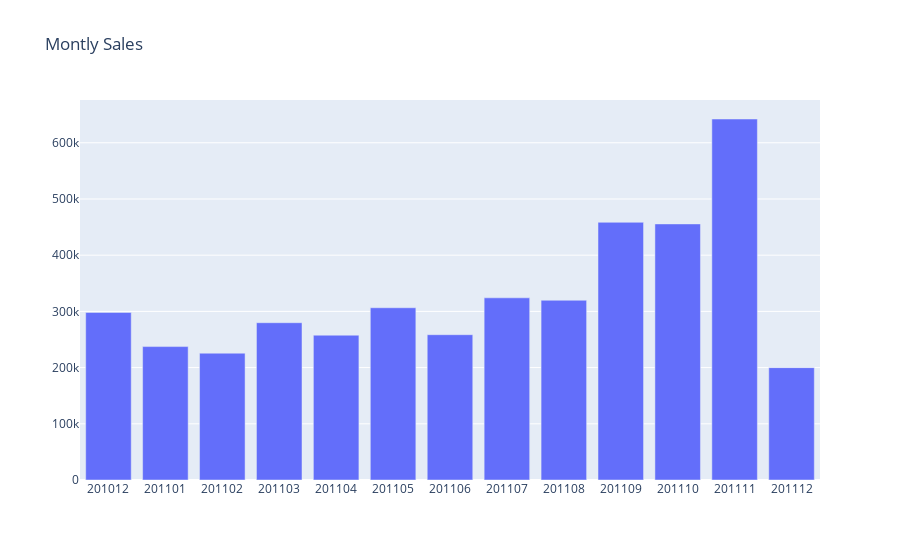

Source (notebook cell):
### Code cell
#plot
plot_data = [
    go.Bar(
        x=tx_monthly_sales['InvoiceYearMonth'],
        y=tx_monthly_sales['Quantity'],
    )
]

plot_layout = go.Layout(
        xaxis={"type": "category"},
        title='Montly Sales'
    )

fig = go.Figure(data=plot_data, layout=plot_layout)
pyoff.iplot(fig)

### Figure 1 — Plotly figure (JSON) as saved in the notebook; plotly's stock layout.template omitted (floating-point values rounded to 4 significant figures)
{"data": [{"type": "bar", "x": [201012, 201101, 201102, 201103, 201104, 201105, 201106, 201107, 201108, 201109, 201110, 201111, 201112], "y": [298101, 237381, 225641, 279843, 257666, 306452, 258522, 324129, 319804, 458490, 455612, 642281, 199907]}], "layout": {"title": {"text": "Montly Sales"}, "xaxis": {"type": "category"}}}
